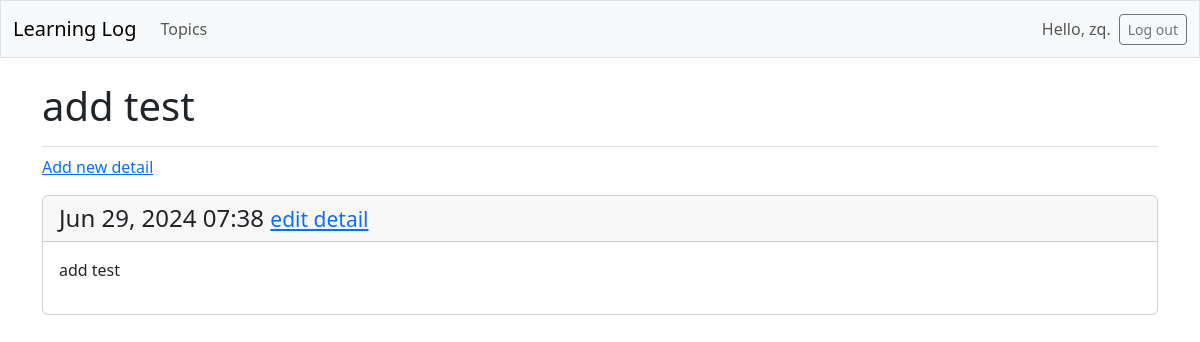
Page /topics/6/ (signed in) on the committed database.
### learning_logs/models.py (models this page shows, shortened)
class Topic(models.Model):
    text = models.CharField(max_length=200)
    date_added = models.DateTimeField(auto_now_add=True)
    owner = models.ForeignKey(User, on_delete=models.CASCADE)

class Detail(models.Model):
    topic = models.ForeignKey(Topic, on_delete=models.CASCADE)
    text = models.TextField()
    date_added = models.DateTimeField(auto_now_add=True)
    class Meta:
        verbose_name_plural = 'details'

### learning_logs/views.py (the view)
# urls.py: path('topics/<int:topic_id>/', views.topic, name='topic'),
@login_required
def topic(request, topic_id):
    topic = Topic.objects.get(id=topic_id)
    if topic.owner != request.user:
        raise Http404
    details = topic.detail_set.order_by('-date_added')   # 降序
    context = {'topic': topic, 'details': details}
    return render(request, 'learning_logs/topic.html', context)

### templates/learning_logs/topic.html
{% extends 'learning_logs/base.html' %}
{% block page_header %}
  <h1>{{ topic.text }}</h1>
{% endblock page_header %}
{% block content %}
  <p>
    <a href="{% url 'learning_logs:new_detail' topic.id %}">Add new detail</a>
  </p>
  {% for detail in details %}
    <div class="card mb-3">
      <h4 class="card-header">
        {{ detail.date_added|date:'M d, Y H:i' }}
        <small><a href="{% url 'learning_logs:edit_detail' detail.id %}">
          edit detail</a></small>
      </h4>
      <div class="card-body">{{ detail.text|linebreaks }}</div>
    </div>
  {% empty %}
    <p>There are no details for this topic yet.</p>
  {% endfor %}
{% endblock content %}

### templates/learning_logs/base.html (shortened to what this page needs)
<!doctype html>
<html lang="en">
<head>
  {% load django_bootstrap5 %}
  {% bootstrap_css %}
</head>
<body>
  <nav class="navbar navbar-expand-md navbar-light bg-light mb-4 border">
    <div class="container-fluid">
      <a class="navbar-brand" href="{% url 'learning_logs:index' %}">
          Learning Log</a>
      <div class="collapse navbar-collapse" id="navbarCollapse">
        <ul class="navbar-nav me-auto mb-2 mb-md-0">
          <li class="nav-item">
            <a class="nav-link" href="{% url 'learning_logs:topics' %}">
              Topics</a></li>
        </ul>
        <ul class="navbar-nav ms-auto mb-2 mb-md-0">
          {% if user.is_authenticated %}
            <li class="nav-item">
              <span class="navbar-text me-2">Hello, {{ user.username }}.
                </span></li>
          {% endif %}
        </ul>
        {% if user.is_authenticated %}
          <form action="{% url 'accounts:logout' %}" method='post'>
            <button name='submit' class='btn btn-outline-secondary btn-sm'>
              Log out</button>
          </form>
        {% endif %}
      </div>
    </div>
  </nav>
  <main class="container">
    <div class="pb-2 mb-2 border-bottom">
      {% block page_header %}{% endblock page_header %}
    </div>
    <div>
      {% block content %}{% endblock content %}
    </div>
  </main>
</body>
</html>

### rows in the picture
Topic: text "add test"
Detail: date_added "Jun 29, 2024 07:38", text "add test"

### other values in the picture
{{ user.username }} "zq"
